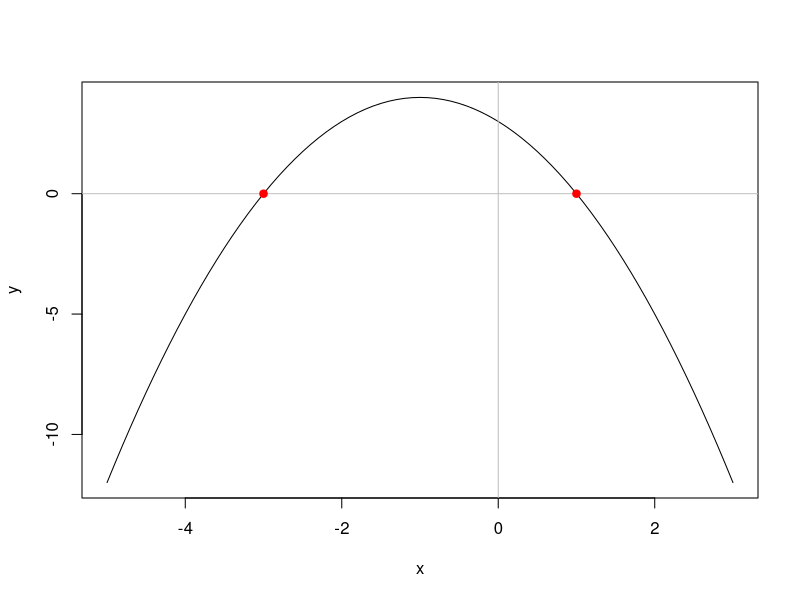

Generate this figure with R:
## Parabola
png("manuscript/resources/session2/parabola.png")
x <- seq(-5, 3, .1)
y <- -x^2 - 2 * x + 3
plot(x, y, type = "l")

a <- -1 
b <- -2
c <- 3

x1 <- (-b + sqrt(b^2 - 4 * a * c)) / (2 * a)
x2 <- (-b - sqrt(b^2 - 4 * a * c)) / (2 * a)

abline(h = 0, col = "grey")
abline(v = 0, col = "grey")
points(c(x1, x2), c(0, 0), col = "red", pch = 19)
dev.off()
